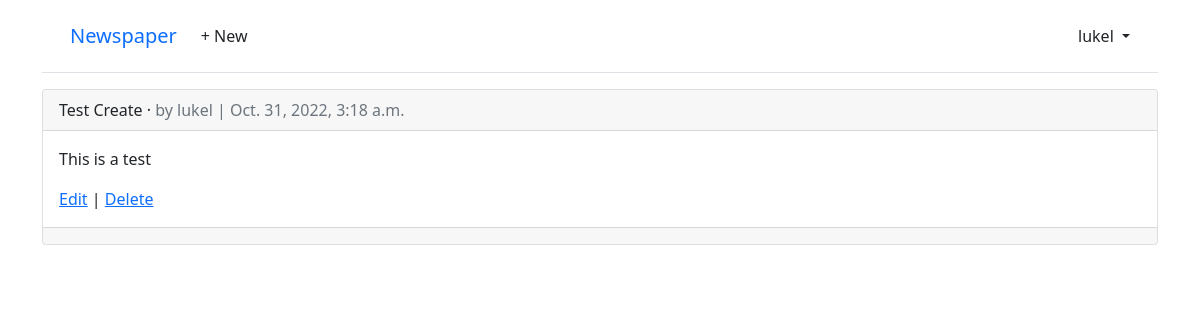
The page /articles/ (signed in) on the database as committed earlier.
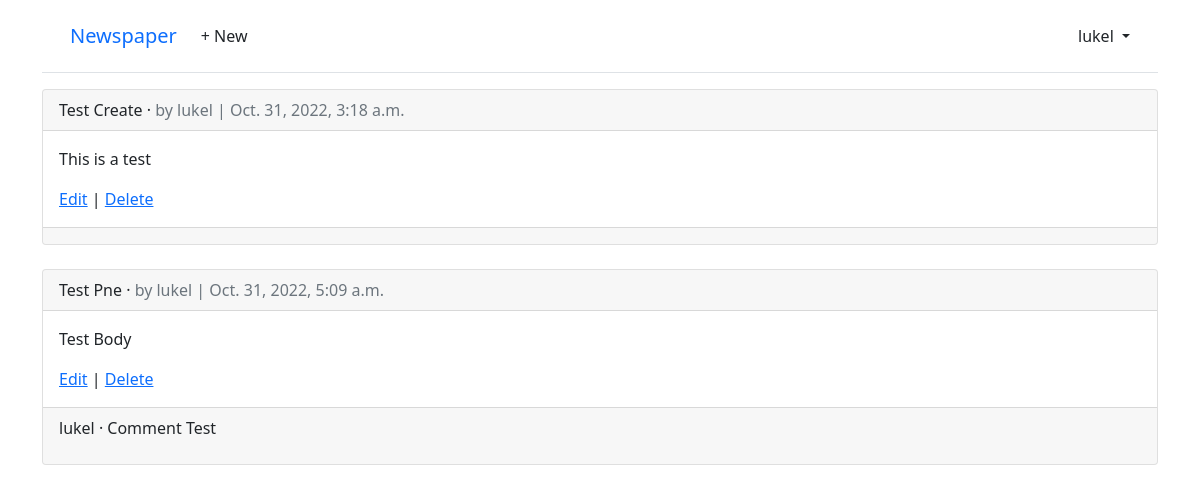
The same page on the database as committed later.
### accounts/models.py (models this page shows)
class CustomUser(AbstractUser):
    age = models.PositiveIntegerField(null=True, blank=True)

### articles/models.py (models this page shows, shortened)
class Article(models.Model):
    title = models.CharField(max_length=255)
    body = models.TextField()
    date = models.DateTimeField(auto_now_add=True)
    author = models.ForeignKey(
        settings.AUTH_USER_MODEL,
        on_delete=models.CASCADE,
    )

class Comment(models.Model):
    article = models.ForeignKey(Article, on_delete=models.CASCADE)
    comment = models.CharField(max_length=140)
    author = models.ForeignKey(
        settings.AUTH_USER_MODEL,
        on_delete=models.CASCADE,
    )
    def __str__(self):
        return self.comment

### articles/views.py (the view)
# urls.py: path("", ArticleListView.as_view(), name="article_list"),
class ArticleListView(LoginRequiredMixin, ListView):
    model = Article
    template_name = "article_list.html"

### templates/article_list.html (shortened to what this page needs)
{% extends "base.html" %}
{% block content %}
{% for article in article_list %}
  <div class="card">
    <div class="card-header">
      <span class="font-weight-bold">{{ article.title }}</span> &middot;
      <span class="text-muted">by {{ article.author }} |
      {{ article.date }}</span>
    </div>
    <div class="card-body">
      <p>{{ article.body }}</p>
      <a href="{% url 'article_edit' article.pk %}">Edit</a> |
      <a href="{% url 'article_delete' article.pk %}">Delete</a>
    </div>
    <div class="card-footer">
      {% for comment in article.comment_set.all %}
        <p>
          <span class="font-weight-bold">
            {{ comment.author }} &middot;
          </span>
          {{ comment }}
        </p>
      {% endfor %}
    </div>
  </div>
  <br />
{% endfor %}
{% endblock content %}

### templates/base.html (shortened to what this page needs)
<!DOCTYPE html>
<html>
<head>
  <link href="https://cdn.jsdelivr.net/npm/bootstrap@5.1.3/dist/css/bootstrap.min.css" rel="stylesheet">
</head>
<body>
  <div class="container">
    <header class="p-3 mb-3 border-bottom">
      <div class="container">
        <div class="d-flex flex-wrap align-items-center justify-content-center
          justify-content-lg-start">
          <a class="navbar-brand" href="{% url 'home' %}">Newspaper</a>
          <ul class="nav col-12 col-lg-auto me-lg-auto mb-2 justify-content-center
            mb-md-0">
          {% if user.is_authenticated %}
            <li><a href="/articles/new/" class="nav-link px-2 link-dark">+ New</a></li>
          </ul>
          <div class="dropdown text-end">
            <a href="#" class="d-block link-dark text-decoration-none dropdown-toggle"
              id="dropdownUser1" data-bs-toggle="dropdown" aria-expanded="false">
              {{ user.username }}
            </a>
          </div>
          {% else %}
          </ul>
          <div class="text-end">
            <a href="{% url 'login' %}" class="btn btn-outline-primary me-2">Log In</a>
            <a href="{% url 'signup' %}" class="btn btn-primary">Sign Up</a>
          </div>
          {% endif %}
        </div>
      </div>
    </header>
    <main>
      {% block content %}
      {% endblock content %}
    </main>
  </div>
</body>
</html>

Rows that differ between the two databases and show on the page:
added Article: title "Test Pne", author "lukel", date "Oct. 31, 2022, 5:09 a.m.", body "Test Body"
added Comment: author "lukel", comment "Comment Test"
